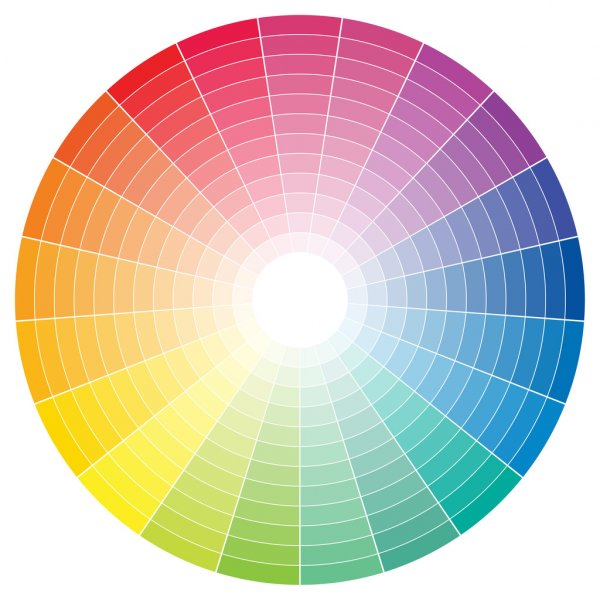
#> input picture Python/opencv/img/color-wheel-full.jpg, 600 x 600 px
$ jupyter execute ybcrb_analysis.ipynb
#> lines starting #> are read from the running program, lines starting #| are printed output that depends on the picture; after the words box and inside, x2 and y2 are one past the last pixel; in counts of white or black regions, pixels touching at a corner belong together
[cell 1]
import cv2 as cv
from matplotlib import pyplot as plt

_ = plt.set_cmap("gray")

[cell 2]
# %matplotlib tk
img = cv.imread("./img/color-wheel-full.jpg")
#> img is the input picture: shape (600, 600, 3); mean B, G, R 187.9, 200.2, 211.5
yCrCb = cv.cvtColor(img, cv.COLOR_BGR2YCrCb)
#> yCrCb: shape (600, 600, 3); mean of channels 0, 1, 2 202.2, 134.7, 119.9

fig, ax = plt.subplots(1,4)

fig.set_size_inches(20,6)

for ix, title in enumerate(["org", "y", "Chroma Red", "Chroma Blue"]):
    ax[ix].set_title(title)

ax[0].imshow(img[:,:,::-1])


ax[1].imshow(yCrCb[:,:,0])
ax[2].imshow(yCrCb[:,:,1])
ax[3].imshow(yCrCb[:,:,2])
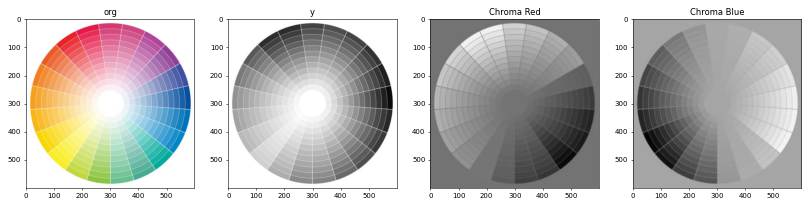
#> figure drawn by matplotlib, 4 panels

[cell 3]
img = cv.imread("./img/color-wheel.jpg")
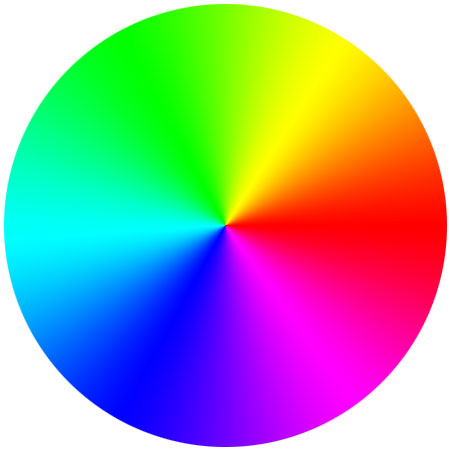
#> input picture Python/opencv/img/color-wheel.jpg, 450 x 450 px
#> img is the input picture: shape (450, 450, 3); mean B, G, R 158.8, 159.8, 154.9
yCrCb = cv.cvtColor(img, cv.COLOR_BGR2YCrCb)
#> yCrCb: shape (450, 450, 3); mean of channels 0, 1, 2 158.2, 125.6, 128.3

fig, ax = plt.subplots(1,4)

for ix, title in enumerate(["org", "y", "Chroma Red", "Chroma Blue"]):
    ax[ix].set_title(title)

fig.set_size_inches(20,6)

ax[0].imshow(img[:,:,::-1])

ax[1].imshow(yCrCb[:,:,0])
ax[2].imshow(yCrCb[:,:,1])
ax[3].imshow(yCrCb[:,:,2])
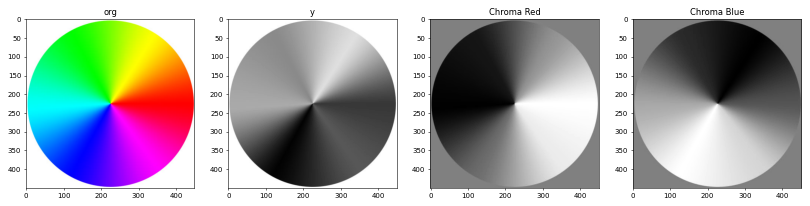
#> figure drawn by matplotlib, 4 panels

[cell 4]
y = yCrCb[:,:,0]
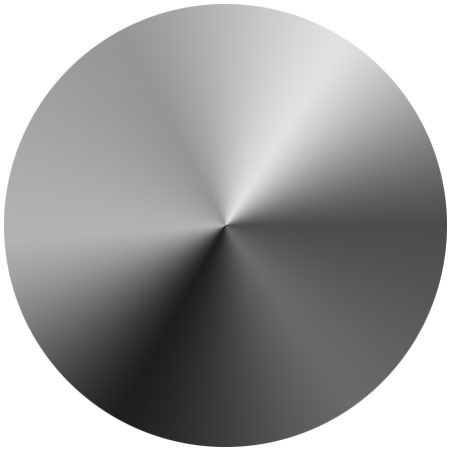
#> y: shape (450, 450); min 27, max 255, mean 158.2
rgb_img = img[:,:,::-1]

fig, axies = plt.subplots(18, 3)
fig.set_size_inches(10, 15*3)
fig.set_tight_layout('tight')

y_value = 0
for ax_col in axies:
    mask = cv.inRange(y-y_value, 200, 255 + 10)
    ax_col[0].imshow(rgb_img)
    ax_col[1].imshow(mask)
    ax_col[2].imshow(cv.bitwise_and(rgb_img, rgb_img, mask=mask))
    ax_col[0].set_ylabel(f"{y_value}-{y_value+10}")
    y_value += 10
#> this loop made 18 passes
#> pass 1, `mask = cv.inRange(y-y_value, 200, 255 + 10)`:
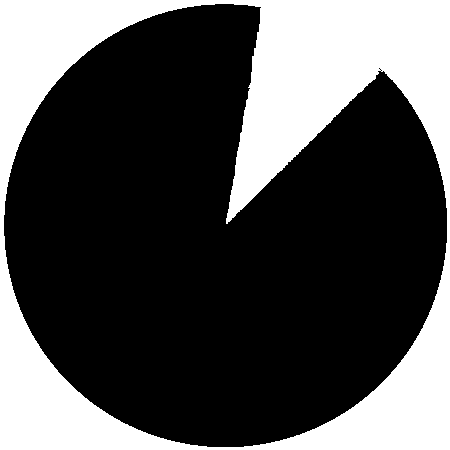
#> mask: shape (450, 450); 31.4% white; 1 white region, box (x1, y1, x2, y2) and area: (0, 0, 450, 450) 63629
#> pass 2, `mask = cv.inRange(y-y_value, 200, 255 + 10)`:
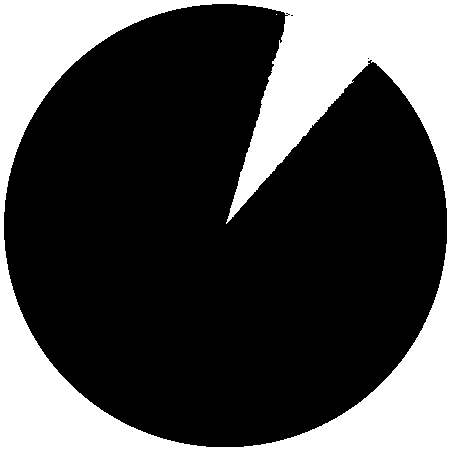
#> mask: shape (450, 450); 29% white; 2 white regions (1 under 20 px), largest, box (x1, y1, x2, y2) and area: (0, 0, 450, 450) 58824
#> pass 3, `mask = cv.inRange(y-y_value, 200, 255 + 10)`:
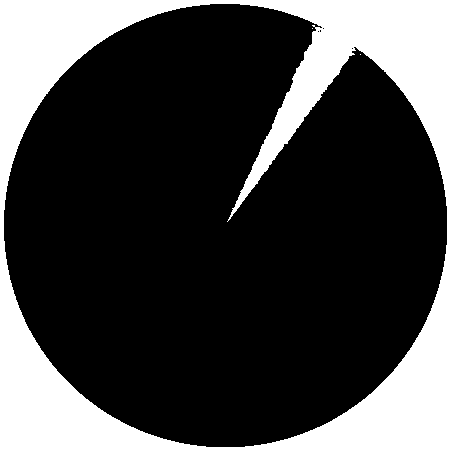
#> mask: shape (450, 450); 26.2% white; 3 white regions (2 under 20 px), largest, box (x1, y1, x2, y2) and area: (0, 0, 450, 450) 53072
#> after the loop, y_value = 180
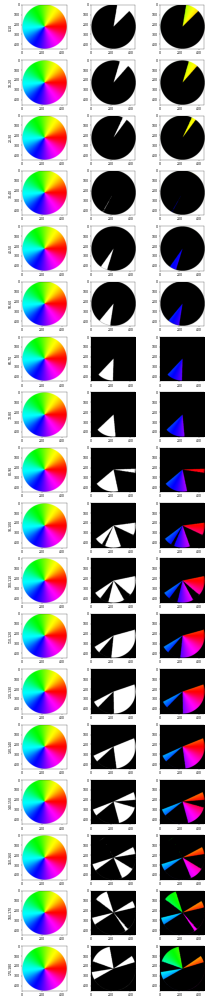
#> figure drawn by matplotlib, 54 panels
